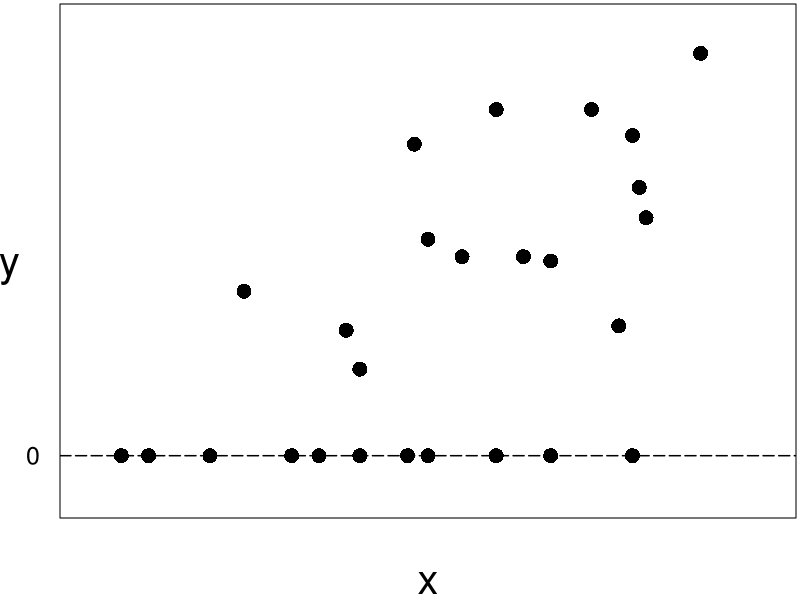

This chart was generated by the following R code:
## ---- chunk 1

#  FIGURE 16,1 and 6.3
pointsxy<-matrix(c(5,0,9,0,18,0,30,0,34,0,40,0,47,0,50,0,60,0,68,0,80,0,40,20,50,50,55,46,60,80,80,74,74,80,38,
    29,78,30,90,93,81,62,68,45,48,72,64,46,82,55,23,38),ncol=2,byrow=TRUE)


par(mar=c(4.1,3,.2,.2))
plot(pointsxy,type="p",pch=16,cex=2,xlim=c(0,100),
    ylim=c(-10,100),xlab="x",ylab="",xaxt="n",yaxt="n",cex.lab=2.5)
mtext("y",side=2,line=2,las=1,cex=2.5)
axis(2,at=c(0),tick=FALSE,las=1,cex.axis=1.5)
abline(a=0,b=0,lty="longdash",lwd=1.5)

